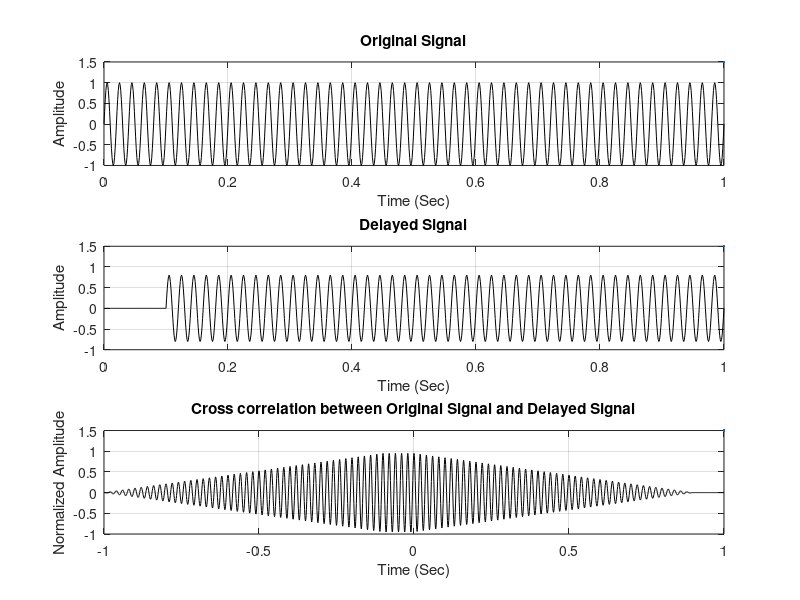

This figure's MATLAB source:

%% Cross Correlation
%  Cross correlation - Shows both negative and positive lags, providing more detailed symmetry.Can also handle cross-correlation if applied to two signals.

clc;
clear all;
close all;

srate = 1000; % sampling rate
time = 0:1/srate:1;
freq = 50;
phas = 0;

% orignal signal
sine1 = sin(2 * pi * freq * time + phas);

figure(1), clf
subplot(311);
plot(time,sine1,'k',LineWidth=1.5);
title('Original Signal'), xlabel('Time (Sec)'), ylabel('Amplitude');
grid on;

% Second signal
delay_samples = 100;
sine2 = 0.8 * [zeros(1,delay_samples), sine1(1:end-delay_samples)];

subplot(312);
plot(time,sine2,'k',LineWidth=1.5);
title('Delayed Signal'), xlabel('Time (Sec)'), ylabel('Amplitude');
grid on;

[cross_corr, lags] = xcorr(sine1,sine2,'coeff');
lags_sec = lags/srate; % converting lags to seconds

% Find the lag corresponding to the maximum correlation
[~, max_idx] = max(cross_corr); % Index of maximum correlation
time_delay = lags_sec(max_idx); % Time delay in seconds

subplot(313);
plot(lags_sec, cross_corr, 'k',LineWidth=1.5);
title('Cross correlation between Original Signal and Delayed Signal'), xlabel('Time (Sec)'), ylabel('Normalized Amplitude');
grid on;

% Display the delay result
disp(['The time delay between the two signals is ', num2str(time_delay), ' seconds.']);
